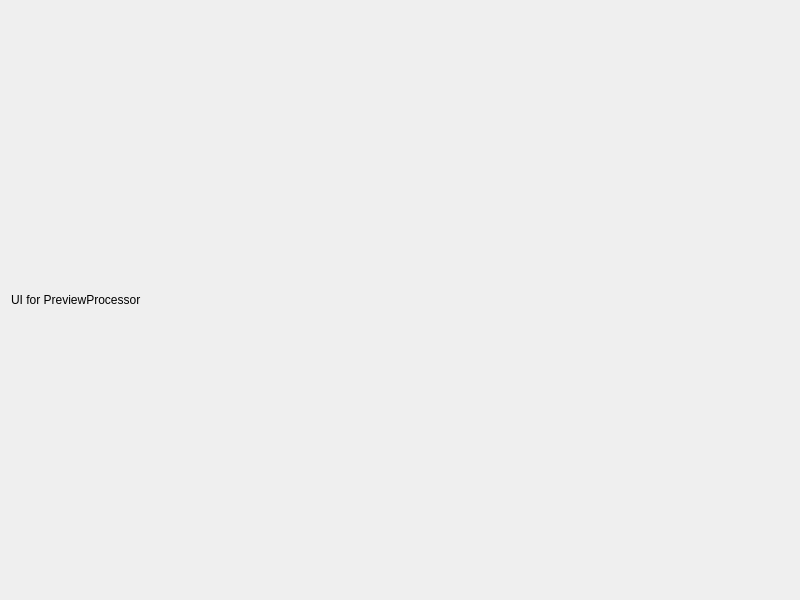
<?xml version="1.0" encoding="UTF-8"?>
<ui version="4.0">
 <class>PreviewProcessor</class>
 <widget class="QDialog" name="previewProcessor">
  <property name="geometry">
   <rect>
    <x>0</x>
    <y>0</y>
    <width>800</width>
    <height>600</height>
   </rect>
  </property>
  <property name="windowTitle">
   <string>Preview Processor</string>
  </property>
  <layout class="QVBoxLayout" name="verticalLayout">
   <item>
    <widget class="QLabel" name="label">
     <property name="text">
      <string>UI for PreviewProcessor</string>
     </property>
    </widget>
   </item>
  </layout>
 </widget>
 <resources/>
 <connections/>
</ui>
